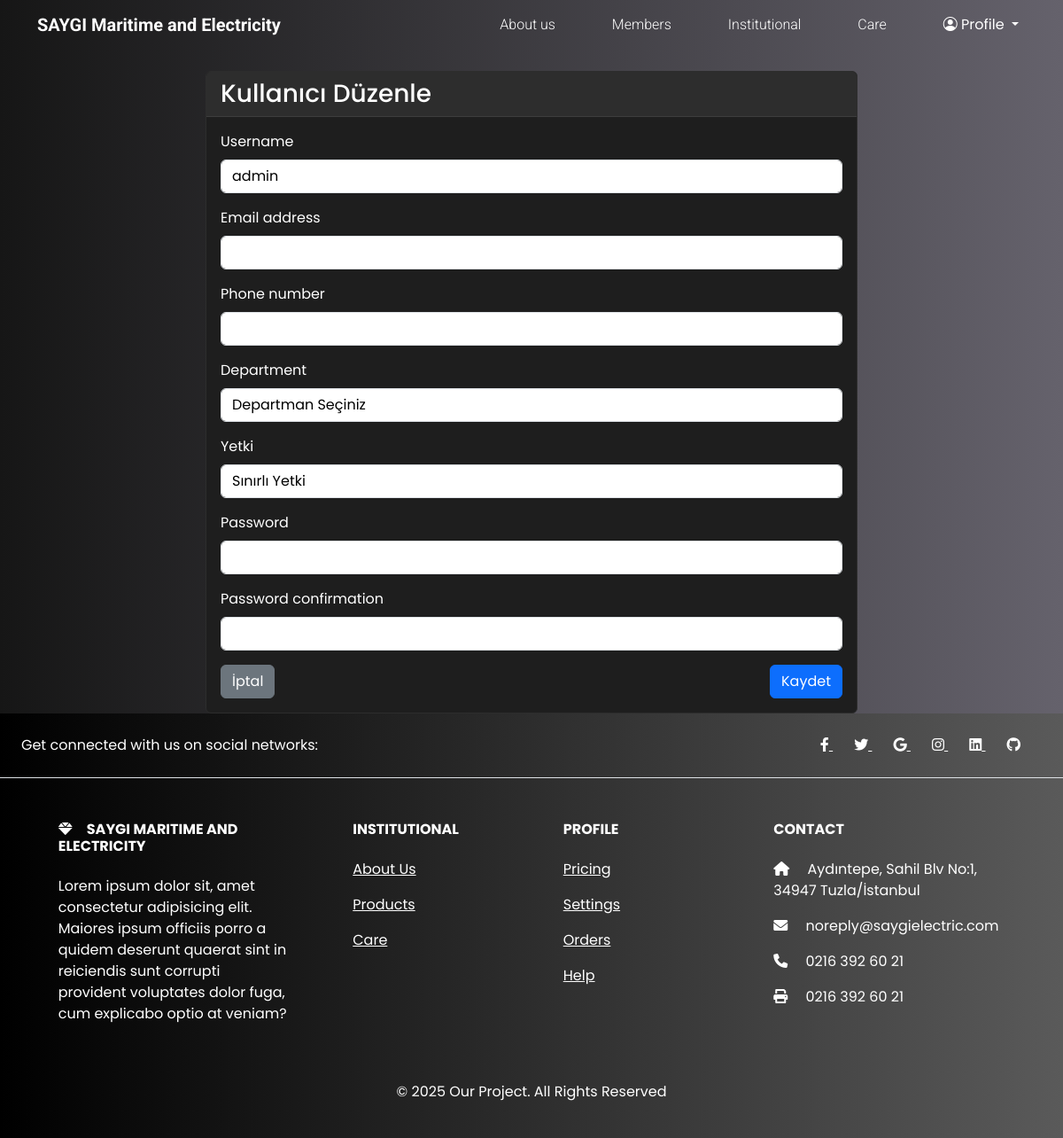
Page /users/1/edit/ (signed in) on the committed database.
### jobs/models.py (models this page shows, shortened)
class CustomUser(AbstractUser):
    YETKI_CHOICES = [
        ("yetki1", "Tam Yetki"),
        ("yetki2", "Yüksek Yetki"),
        ("yetki3", "Orta Yetki"),
        ("yetki4", "Düşük Yetki"),
        ("yetki5", "Sınırlı Yetki"),
    ]
    phone_number = models.CharField(
        _("Telefon Numarası"), max_length=15, blank=True, null=True
    )
    department = models.ForeignKey(
        "Department",
        on_delete=models.SET_NULL,
        null=True,
        blank=True,
        verbose_name=_("Departman"),
    )
    yetki = models.CharField(
        _("Yetki Seviyesi"), max_length=10, choices=YETKI_CHOICES, default="yetki5"
    )

### jobs/views.py (the view)
# urls.py: path("users/<int:id>/edit/", user_edit, name="user_edit"),
@user_passes_test(is_superuser)
def user_edit(request, id):
    try:
        user = CustomUser.objects.get(id=id)
    except CustomUser.DoesNotExist:
        raise Http404("User not found.")
    if request.method == "POST":
        form = CustomUserCreationForm(request.POST, instance=user)
        if form.is_valid():
            form.save()
            messages.success(request, "Kullanıcı başarıyla güncellendi.")
            return redirect("user_list")
        else:
            messages.error(request, "Kullanıcı güncellenirken bir hata oluştu.")
    else:
        form = CustomUserCreationForm(instance=user)
    return render(request, "users/edit.html", {"form": form, "user": user})

### jobs/models.py (called while the page is built)
    def __str__(self):
        return self.name

### jobs/views.py (called while the page is built)
def is_superuser(user):
    return user.is_superuser

### jobs/templates/users/edit.html (shortened to what this page needs)
{% extends "base.html" %}
{% load i18n %}
{% load static %}
{% block content %}
<div class="container mt-4">
    <div class="row justify-content-center">
        <div class="col-md-8">
            <div class="card">
                <div class="card-header">
                    <h3 class="card-title mb-0">{% trans "Kullanıcı Düzenle" %}</h3>
                </div>
                <div class="card-body">
                    <form method="post">
                        {% for field in form %}
                        <div class="mb-3">
                            <label for="{{ field.id_for_label }}" class="form-label">{{ field.label }}</label>
                            {{ field }}
                        </div>
                        {% endfor %}
                        <div class="d-flex justify-content-between">
                            <a href="{% url 'user_list' %}" class="btn btn-secondary">{% trans "İptal" %}</a>
                            <button type="submit" class="btn btn-primary">{% trans "Kaydet" %}</button>
                        </div>
                    </form>
                </div>
            </div>
        </div>
    </div>
</div>
{% endblock content %}

### jobs/static/css/style.css (style rules this page uses)
body { background:linear-gradient(to right, #161616, #65626c) !important; color: #ffffff !important; }
:root { --bs-font-sans-serif: 'Poppins', sans-serif !important; --bs-emphasis-color-rgb: 255, 255, 255 !important; --bs-body-color: #ffffff !important; --bs-secondary-color:rgb(197 197 197 / 75%) !important; --bs-secondary-rgb: 243, 188, 43 !important; --bs-link-color-rgb: 255, 255, 255; --bs-body-bg: #161616 !important; --bs-dark-rgb: 22, 22, 22 !important; --bs-light-rgb: 255, 255, 255 !important; --bs-primary-rgb: 13, 110, 253 !important; --bs-secondary-rgb: 243, 188, 43 !important; --bs-success-rgb: 25, 135, 84 !important; --bs-info-rgb: 13, 202, 240 !important; --bs-warning-rgb: 255, 193, 7 !important; --bs-danger-rgb: 220, 53, 69 !important; }
* { color: #ffffff !important; }
.card { background-color: #1e1e1e !important; border-color: #2d2d2d !important; color: #ffffff !important; }
.card-header { background-color: #2d2d2d !important; border-bottom-color: #3d3d3d !important; color: #ffffff !important; }
.card-body { color: #ffffff !important; }
.card-title { color: #ffffff !important; }
.form-control { background-color: #ffffff !important; border-color: #dee2e6 !important; color: #000000 !important; }
.form-label { color: #000000 !important; }
a { color: #ffffff !important; }
.btn { color: #ffffff !important; }
::placeholder { color: #ffffff !important; opacity: 0.7; }
option { color: black !important; }
.form-label { color: white !important; }

### rows in the picture
CustomUser: form "admin" "Departman Seçiniz" "Sınırlı Yetki"

### other values in the picture
{{ field.label }} "Username" "Email address" "Phone number" "Department" "Yetki" "Password" "Password confirmation"
